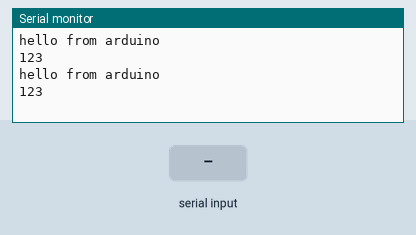
A sketch run on a simulated Arduino Uno, built with avr-gcc and run on an emulated ATmega328P. Parts: the last lines printed to the serial monitor. The test bench sets the inputs (shaded band).

Above: at 1.2 s.
1.3 s: byte 30 received over Serial
At 2.8 s:
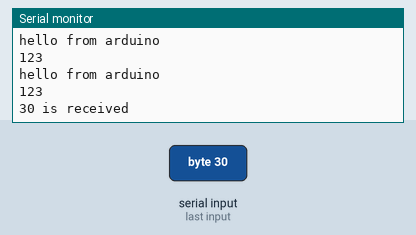
3.5 s: byte 90 received over Serial
At 4.4 s:
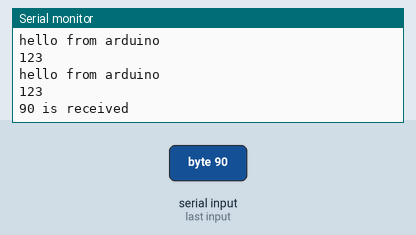
5.0 s: byte 120 received over Serial
At 5.8 s:
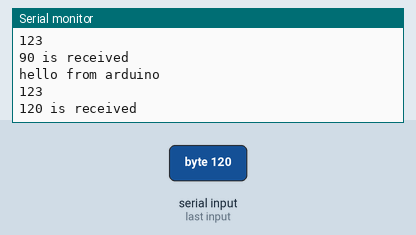

The sketch:

serial.ino
```cpp
void setup(){
  Serial.begin(9600);
}

void loop(){
  Serial.println("hello from arduino");
  Serial.println(123);

  if(Serial.available()){
    int a = Serial.read();
    Serial.print(a);
    Serial.println(" is received");
  }

  delay(1000);
}
```

Measured:
- after the input at 1.3 s, the serial monitor: prints a new line after 0.73 s (image 1)
- after the input at 3.5 s, the serial monitor: prints a new line after 0.53 s (image 2)
- after the input at 5.0 s, the serial monitor: prints a new line at once (image 3)
